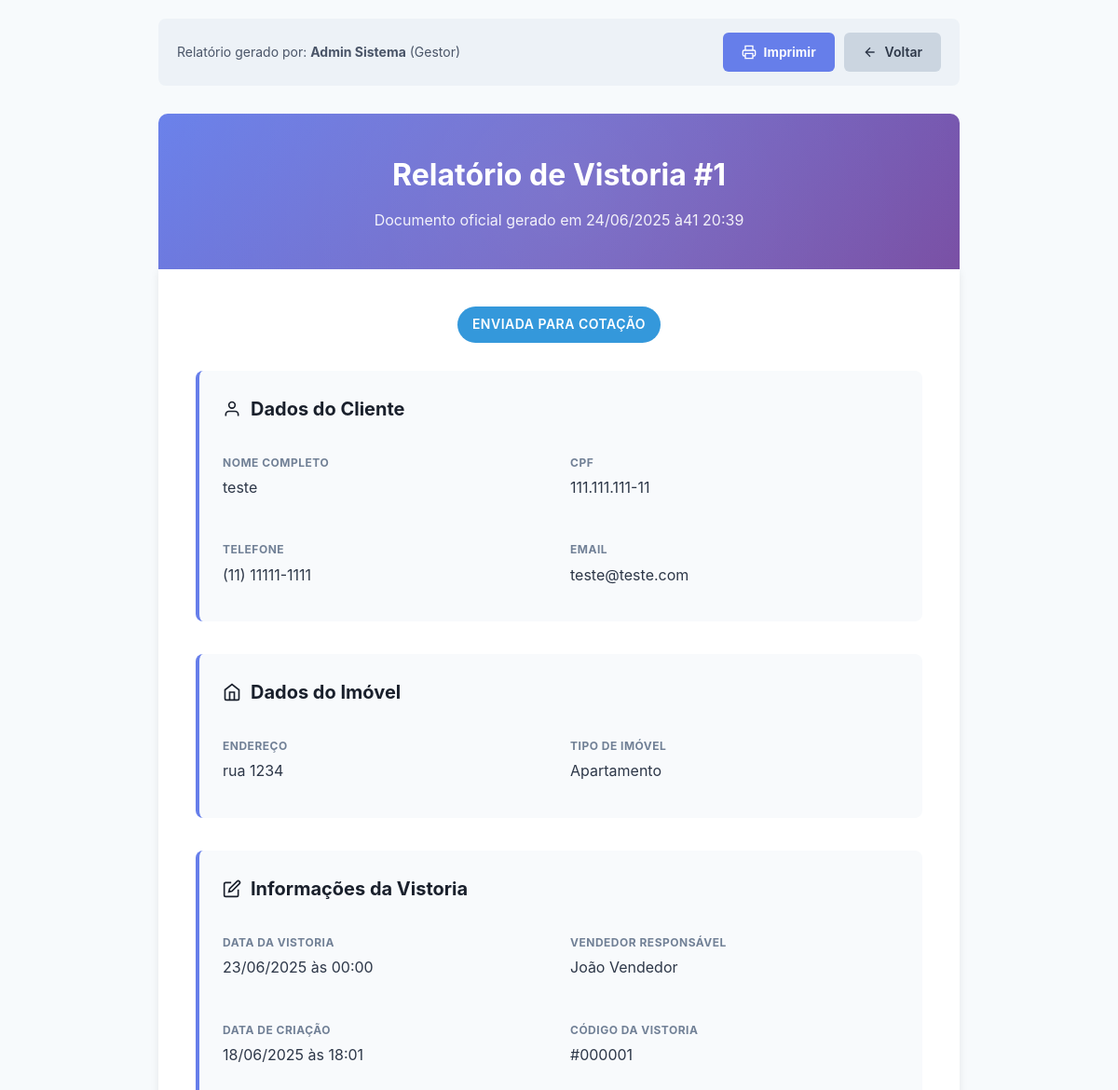
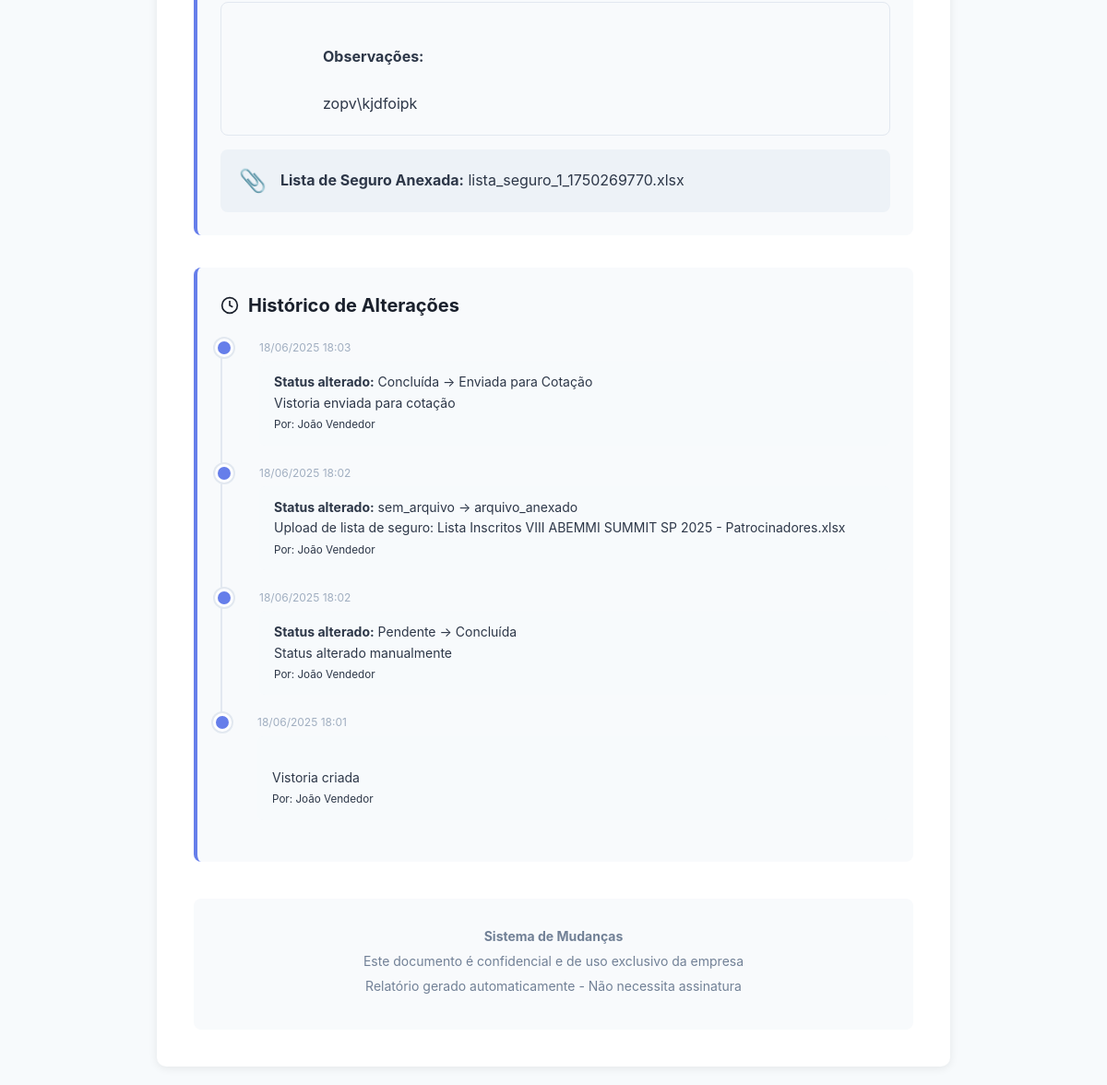
Screenshot of /relatorio.php?id=1 (signed in) with the database file from the repository (2 pictures, top to bottom).
### tables this page shows
CREATE TABLE `cotacoes` (
  `id` int(11) NOT NULL,
  `vistoria_id` int(11) NOT NULL,
  `responsavel_id` int(11) DEFAULT NULL,
  `status` enum('Aguardando_Parceiros','Em_Cotacao','Cotacoes_Recebidas','Aprovada','Rejeitada') DEFAULT 'Aguardando_Parceiros',
  `valor_aprovado` decimal(10,2) DEFAULT NULL,
  `mapa_cotacao` text DEFAULT NULL,
  `data_criacao` timestamp NOT NULL DEFAULT current_timestamp(),
  `data_aprovacao` datetime DEFAULT NULL,
  `parceiro_aprovado_id` int(11) DEFAULT NULL
);

CREATE TABLE `vistorias` (
  `id` int(11) NOT NULL,
  `cliente` varchar(100) NOT NULL,
  `cpf` varchar(14) NOT NULL,
  `telefone` varchar(20) NOT NULL,
  `email` varchar(100) DEFAULT NULL,
  `vendedor` varchar(100) DEFAULT NULL,
  `vendedor_id` int(11) DEFAULT NULL,
  `endereco` text NOT NULL,
  `tipo_imovel` varchar(50) NOT NULL,
  `data_vistoria` datetime NOT NULL,
  `status` enum('Pendente','Concluída','Enviada_Cotacao','Cotacao_Aprovada','Proposta_Enviada','Proposta_Aceita','Em_Andamento','Finalizada','Cancelada') DEFAULT 'Pendente',
  `observacoes` text DEFAULT NULL,
  `arquivo_lista_seguro` varchar(255) DEFAULT NULL,
  `data_criacao` timestamp NOT NULL DEFAULT current_timestamp(),
  `data_atualizacao` timestamp NOT NULL DEFAULT current_timestamp() ON UPDATE current_timestamp(),
  `valor_aprovado` decimal(10,2) DEFAULT NULL
);

CREATE TABLE `historico_status` (
  `id` int(11) NOT NULL,
  `tabela` varchar(50) NOT NULL,
  `registro_id` int(11) NOT NULL,
  `status_anterior` varchar(50) DEFAULT NULL,
  `status_novo` varchar(50) NOT NULL,
  `usuario_id` int(11) DEFAULT NULL,
  `observacoes` text DEFAULT NULL,
  `data_mudanca` timestamp NOT NULL DEFAULT current_timestamp()
);

CREATE TABLE `usuarios` (
  `id` int(11) NOT NULL,
  `nome` varchar(100) NOT NULL,
  `email` varchar(100) NOT NULL,
  `senha` varchar(255) NOT NULL,
  `telefone` varchar(20) DEFAULT NULL,
  `tipo` enum('gestor','vendedor','cotador','coordenador','cliente') NOT NULL,
  `ativo` tinyint(1) DEFAULT 1,
  `data_criacao` timestamp NOT NULL DEFAULT current_timestamp(),
  `ultimo_acesso` datetime DEFAULT NULL
);

### relatorio.php (the view, shortened to what this page needs)
<?php
require_once 'config.php';
$id = isset($_GET['id']) ? intval($_GET['id']) : 0;
try {
    $stmt = $pdo->prepare("
        SELECT
            v.*,
            u.nome as vendedor_nome_completo,
            u.email as vendedor_email,
            u.telefone as vendedor_telefone,
            DATE_FORMAT(v.data_vistoria, '%d/%m/%Y às %H:%i') as data_formatada,
            DATE_FORMAT(v.data_criacao, '%d/%m/%Y às %H:%i') as data_criacao_formatada,
            c.valor_aprovado as cotacao_valor,
            c.status as cotacao_status,
            p.valor_total as proposta_valor,
            p.status as proposta_status
        FROM vistorias v
        LEFT JOIN usuarios u ON v.vendedor_id = u.id
        LEFT JOIN cotacoes c ON v.id = c.vistoria_id
        LEFT JOIN propostas p ON v.id = p.vistoria_id
        WHERE v.id = ?
    ");
    $stmt->execute([$id]);
    $vistoria = $stmt->fetch();
    $stmt = $pdo->prepare("
        SELECT
            h.*,
            u.nome as usuario_nome
        FROM historico_status h
        LEFT JOIN usuarios u ON h.usuario_id = u.id
        WHERE h.tabela = 'vistorias' AND h.registro_id = ?
        ORDER BY h.data_mudanca DESC
        LIMIT 10
    ");
    $stmt->execute([$id]);
    $historico = $stmt->fetchAll();
} catch (Exception $e) {
    die("Erro ao buscar dados: " . $e->getMessage());
}
function getStatusColor($status) {
    $cores = [
        'Pendente' => '#f39c12',
        'Concluída' => '#27ae60',
        'Enviada_Cotacao' => '#3498db',
        'Cotacao_Aprovada' => '#9b59b6',
        'Proposta_Enviada' => '#e67e22',
        'Proposta_Aceita' => '#16a085',
        'Em_Andamento' => '#2ecc71',
        'Finalizada' => '#34495e',
        'Cancelada' => '#e74c3c'
    ];
    return $cores[$status] ?? '#95a5a6';
}
function formatarStatus($status) {
    $labels = [
        'Pendente' => 'Pendente',
        'Concluída' => 'Concluída',
        'Enviada_Cotacao' => 'Enviada para Cotação',
        'Cotacao_Aprovada' => 'Cotação Aprovada',
        'Proposta_Enviada' => 'Proposta Enviada',
        'Proposta_Aceita' => 'Proposta Aceita',
        'Em_Andamento' => 'Em Andamento',
        'Finalizada' => 'Finalizada',
        'Cancelada' => 'Cancelada'
    ];
    return $labels[$status] ?? $status;
}
?>
<!DOCTYPE html>
<html lang="pt-BR">
<head>
</head>
<body>
    <div class="container">
        <div class="user-info no-print">
            <div class="left">
                Relatório gerado por: <strong><?php echo htmlspecialchars($_SESSION['usuario_nome']); ?></strong>
                (<?php echo ucfirst($_SESSION['usuario_tipo']); ?>)
            </div>
            <div class="btn-actions">
                <button class="btn btn-print" onclick="window.print()">
                    <svg width="16" height="16" viewBox="0 0 24 24" fill="none" stroke="currentColor" stroke-width="2">
                        <path d="M6 9V2h12v7M6 18H4a2 2 0 01-2-2v-5a2 2 0 012-2h16a2 2 0 012 2v5a2 2 0 01-2 2h-2M6 14h12v8H6z"/>
                    </svg>
                    Imprimir
                </button>
                <a href="index.php" class="btn btn-back">
                    <svg width="16" height="16" viewBox="0 0 24 24" fill="none" stroke="currentColor" stroke-width="2">
                        <path d="M19 12H5M12 19l-7-7 7-7"/>
                    </svg>
                    Voltar
                </a>
            </div>
        </div>
        <div class="header">
            <h1>Relatório de Vistoria #<?php echo $vistoria['id']; ?></h1>
            <p>Documento oficial gerado em <?php echo date('d/m/Y às H:i'); ?></p>
        </div>
        <div class="content">
            <div style="text-align: center; margin-bottom: 30px;">
                <span class="status-badge" style="background-color: <?php echo getStatusColor($vistoria['status']); ?>">
                    <?php echo formatarStatus($vistoria['status']); ?>
                </span>
            </div>
            <div class="info-section">
                <h3>
                    <svg width="20" height="20" viewBox="0 0 24 24" fill="none" stroke="currentColor" stroke-width="2">
                        <path d="M20 21v-2a4 4 0 0 0-4-4H8a4 4 0 0 0-4 4v2"></path>
                        <circle cx="12" cy="7" r="4"></circle>
                    </svg>
                    Dados do Cliente
                </h3>
                <div class="info-grid">
                    <div class="info-item">
                        <strong>Nome Completo</strong>
                        <div class="info-value"><?php echo htmlspecialchars($vistoria['cliente']); ?></div>
                    </div>
                    <div class="info-item">
                        <strong>CPF</strong>
                        <div class="info-value"><?php echo htmlspecialchars($vistoria['cpf']); ?></div>
                    </div>
                    <div class="info-item">
                        <strong>Telefone</strong>
                        <div class="info-value"><?php echo htmlspecialchars($vistoria['telefone']); ?></div>
                    </div>
                    <div class="info-item">
                        <strong>Email</strong>
                        <div class="info-value"><?php echo htmlspecialchars($vistoria['email'] ?: 'Não informado'); ?></div>
                    </div>
                </div>
            </div>
            <div class="info-section">
                <h3>
                    <svg width="20" height="20" viewBox="0 0 24 24" fill="none" stroke="currentColor" stroke-width="2">
                        <path d="M3 9l9-7 9 7v11a2 2 0 0 1-2 2H5a2 2 0 0 1-2-2z"></path>
                        <polyline points="9 22 9 12 15 12 15 22"></polyline>
                    </svg>
                    Dados do Imóvel
                </h3>
                <div class="info-grid">
                    <div class="info-item">
                        <strong>Endereço</strong>
                        <div class="info-value"><?php echo htmlspecialchars($vistoria['endereco']); ?></div>
                    </div>
                    <div class="info-item">
                        <strong>Tipo de Imóvel</strong>
                        <div class="info-value"><?php echo htmlspecialchars($vistoria['tipo_imovel']); ?></div>
                    </div>
                </div>
            </div>
            <div class="info-section">
                <h3>
                    <svg width="20" height="20" viewBox="0 0 24 24" fill="none" stroke="currentColor" stroke-width="2">
                        <path d="M11 4H4a2 2 0 0 0-2 2v14a2 2 0 0 0 2 2h14a2 2 0 0 0 2-2v-7"></path>
                        <path d="M18.5 2.5a2.121 2.121 0 0 1 3 3L12 15l-4 1 1-4 9.5-9.5z"></path>
                    </svg>
                    Informações da Vistoria
                </h3>
                <div class="info-grid">
                    <div class="info-item">
                        <strong>Data da Vistoria</strong>
                        <div class="info-value"><?php echo $vistoria['data_formatada']; ?></div>
                    </div>
                    <div class="info-item">
                        <strong>Vendedor Responsável</strong>
                        <div class="info-value"><?php echo htmlspecialchars($vistoria['vendedor'] ?: 'Não informado'); ?></div>
                    </div>
                    <div class="info-item">
                        <strong>Data de Criação</strong>
                        <div class="info-value"><?php echo $vistoria['data_criacao_formatada']; ?></div>
                    </div>
                    <div class="info-item">
                        <strong>Código da Vistoria</strong>
                        <div class="info-value">#<?php echo str_pad($vistoria['id'], 6, '0', STR_PAD_LEFT); ?></div>
                    </div>
                </div>
                <?php if($vistoria['observacoes']): ?>
                <div class="observacoes">
                    <strong>Observações:</strong><br>
                    <?php echo nl2br(htmlspecialchars($vistoria['observacoes'])); ?>
                </div>
                <?php endif; ?>
                <?php if($vistoria['arquivo_lista_seguro']): ?>
                <div class="arquivo-info">
                    <span class="icon">📎</span>
                    <div>
                        <strong>Lista de Seguro Anexada:</strong> <?php echo htmlspecialchars($vistoria['arquivo_lista_seguro']); ?>
                    </div>
                </div>
                <?php endif; ?>
            </div>
            <?php if(!empty($historico)): ?>
            <div class="info-section">
                <h3>
                    <svg width="20" height="20" viewBox="0 0 24 24" fill="none" stroke="currentColor" stroke-width="2">
                        <circle cx="12" cy="12" r="10"></circle>
                        <polyline points="12 6 12 12 16 14"></polyline>
                    </svg>
                    Histórico de Alterações
                </h3>
                <div class="timeline">
                    <?php foreach($historico as $evento): ?>
                    <div class="timeline-item">
                        <div class="timeline-date">
                            <?php echo date('d/m/Y H:i', strtotime($evento['data_mudanca'])); ?>
                        </div>
                        <div class="timeline-content">
                            <?php if($evento['status_anterior'] && $evento['status_novo']): ?>
                                <strong>Status alterado:</strong>
                                <?php echo formatarStatus($evento['status_anterior']); ?> →
                                <?php echo formatarStatus($evento['status_novo']); ?>
                            <?php endif; ?>
                            <?php if($evento['observacoes']): ?>
                                <br><?php echo htmlspecialchars($evento['observacoes']); ?>
                            <?php endif; ?>
                            <?php if($evento['usuario_nome']): ?>
                                <br><small>Por: <?php echo htmlspecialchars($evento['usuario_nome']); ?></small>
                            <?php endif; ?>
                        </div>
                    </div>
                    <?php endforeach; ?>
                </div>
            </div>
            <?php endif; ?>
            <div class="footer">
                <p><strong>Sistema de Mudanças</strong></p>
                <p>Este documento é confidencial e de uso exclusivo da empresa</p>
                <p>Relatório gerado automaticamente - Não necessita assinatura</p>
            </div>
        </div>
    </div>
</body>
</html>

### relatorio.php (style rules this page uses)
* { margin: 0; padding: 0; box-sizing: border-box; }
body { font-family: -apple-system, BlinkMacSystemFont, 'Segoe UI', Roboto, Arial, sans-serif; line-height: 1.6; color: #2d3748; background-color: #f7fafc; }
.container { max-width: 900px; margin: 0 auto; padding: 20px; }
.header { background: linear-gradient(135deg, #667eea 0%, #764ba2 100%); color: white; padding: 40px; border-radius: 10px 10px 0 0; text-align: center; position: relative; overflow: hidden; }
.header::before { content: ''; position: absolute; top: -50%; right: -50%; width: 200%; height: 200%; background: radial-gradient(circle, rgba(255,255,255,0.1) 0%, transparent 70%); animation: pulse 4s ease-in-out infinite; }
.header h1 { font-size: 32px; margin-bottom: 10px; position: relative; z-index: 1; }
.header p { font-size: 16px; opacity: 0.9; position: relative; z-index: 1; }
.content { background-color: white; padding: 40px; box-shadow: 0 2px 10px rgba(0,0,0,0.08); border-radius: 0 0 10px 10px; }
.info-section { margin-bottom: 35px; padding: 25px; background-color: #f8fafc; border-radius: 8px; border-left: 4px solid #667eea; }
.info-section h3 { color: #1a202c; margin-bottom: 20px; font-size: 20px; display: flex; align-items: center; gap: 10px; }
.info-grid { display: grid; grid-template-columns: repeat(auto-fit, minmax(250px, 1fr)); gap: 20px; }
.info-item { padding: 12px 0; }
.info-item strong { display: block; color: #718096; font-size: 12px; text-transform: uppercase; letter-spacing: 0.5px; margin-bottom: 5px; }
.info-value { color: #2d3748; font-size: 16px; }
.status-badge { display: inline-block; padding: 8px 16px; border-radius: 20px; font-size: 14px; font-weight: 600; color: white; text-transform: uppercase; letter-spacing: 0.5px; }
.observacoes { background-color: #f8fafc; padding: 20px; border: 1px solid #e2e8f0; border-radius: 8px; margin-top: 15px; white-space: pre-wrap; }
.arquivo-info { background-color: #edf2f7; padding: 15px 20px; border-radius: 8px; margin-top: 15px; display: flex; align-items: center; gap: 15px; }
.arquivo-info .icon { font-size: 24px; }
.timeline { margin-top: 20px; }
.timeline-item { position: relative; padding-left: 40px; padding-bottom: 20px; border-left: 2px solid #e2e8f0; }
.timeline-item:last-child { border-left: none; }
.timeline-item::before { content: ''; position: absolute; left: -8px; top: 0; width: 14px; height: 14px; border-radius: 50%; background-color: #667eea; border: 3px solid white; box-shadow: 0 0 0 2px #e2e8f0; }
.timeline-date { font-size: 12px; color: #a0aec0; margin-bottom: 5px; }
.timeline-content { background-color: #f7fafc; padding: 12px 16px; border-radius: 6px; font-size: 14px; }
.footer { margin-top: 40px; padding: 30px; text-align: center; background-color: #f8fafc; border-radius: 8px; }
.footer p { color: #718096; font-size: 14px; margin-bottom: 5px; }
.user-info { background-color: #edf2f7; padding: 15px 20px; border-radius: 8px; margin-bottom: 30px; display: flex; justify-content: space-between; align-items: center; }
.user-info .left { font-size: 14px; color: #4a5568; }
.btn-actions { display: flex; gap: 10px; }
.btn { padding: 10px 20px; border: none; border-radius: 6px; font-size: 14px; font-weight: 600; cursor: pointer; text-decoration: none; display: inline-flex; align-items: center; gap: 8px; transition: all 0.3s; }
.btn-print { background-color: #667eea; color: white; }
.btn-back { background-color: #cbd5e0; color: #2d3748; }

### rows the page displays
cotacoes: vistoria "1", vistoria.status "ENVIADA PARA COTAÇÃO", vistoria.cliente "teste", vistoria.cpf "111.111.111-11", vistoria.telefone "(11) 11111-1111", vistoria.email "teste@teste.com", vistoria.endereco "rua 1234", vistoria.tipo_imovel "Apartamento", vistoria.vendedor "João Vendedor", vistoria "000001", vistoria.observacoes "zopv\\kjdfoipk", vistoria.arquivo_lista_seguro "lista_seguro_1_1750269770.xlsx"
historico_status: data_mudanca "18/06/2025 18:03", status_anterior "Concluída", status_novo "Enviada para Cotação", observacoes "Vistoria enviada para cotação", usuario.nome "João Vendedor"
historico_status: data_mudanca "18/06/2025 18:02", status_anterior "sem_arquivo", status_novo "arquivo_anexado", observacoes "Upload de lista de seguro: Lista Inscritos VIII ABEMMI SUMMIT SP 2025 - Patrocinadores.xlsx", usuario.nome "João Vendedor"
historico_status: data_mudanca "18/06/2025 18:02", status_anterior "Pendente", status_novo "Concluída", observacoes "Status alterado manualmente", usuario.nome "João Vendedor"
historico_status: data_mudanca "18/06/2025 18:01", observacoes "Vistoria criada", usuario.nome "João Vendedor"

### other values shown
$_SESSION['usuario_nome'] "Admin Sistema"
$_SESSION['usuario_tipo'] "Gestor"
$vistoria['data_formatada'] "23/06/2025 às 00:00"
$vistoria['data_criacao_formatada'] "18/06/2025 às 18:01"
